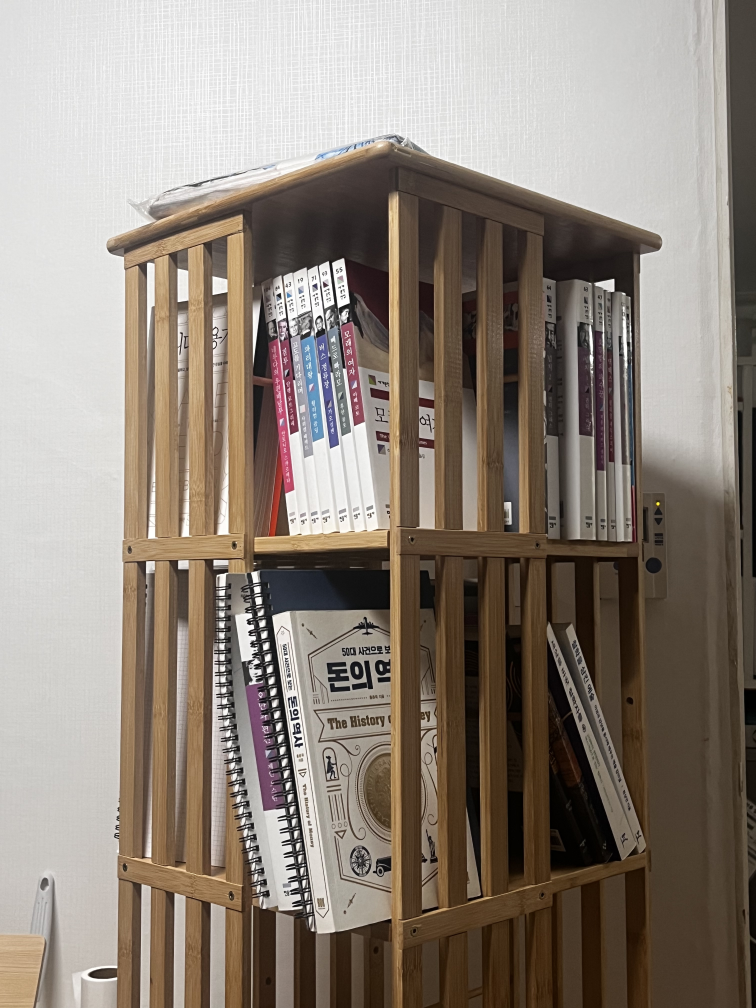
#> input picture images/demo.jpg, 3024 x 4032 px (shown at 1/4 size)
$ python main.py
#> lines starting #> are read from the running program, lines starting #| are printed output that depends on the picture; after the words box and inside, x2 and y2 are one past the last pixel; in counts of white or black regions, pixels touching at a corner belong together
import cv2
import numpy as np

# 이미지 경로 설정
IMAGE_PATH = "images/demo.jpg"   # <-- 이미지 파일 이름 바꾸면 여기만 수정하면 됨

# 이미지 불러오기
image = cv2.imread(IMAGE_PATH)
#> image is the input picture: shape (4032, 3024, 3); mean B, G, R 122, 132.2, 142.8

if image is None:
    print("이미지를 찾을 수 없습니다. 경로를 확인하세요.")
    exit()

gray = cv2.cvtColor(image, cv2.COLOR_BGR2GRAY)
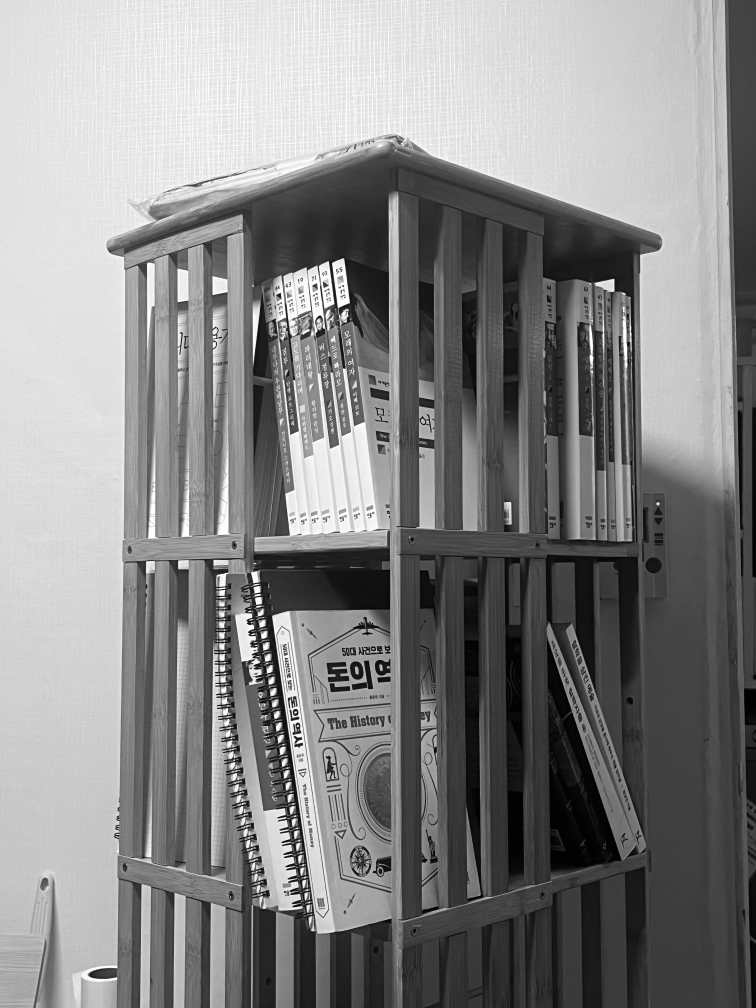
#> gray: shape (4032, 3024) (shown at 1/4 size); min 0, max 255, mean 134.2
blur = cv2.GaussianBlur(gray, (7, 7), 0)

# 윤곽선 검출
edged = cv2.Canny(blur, 50, 100)
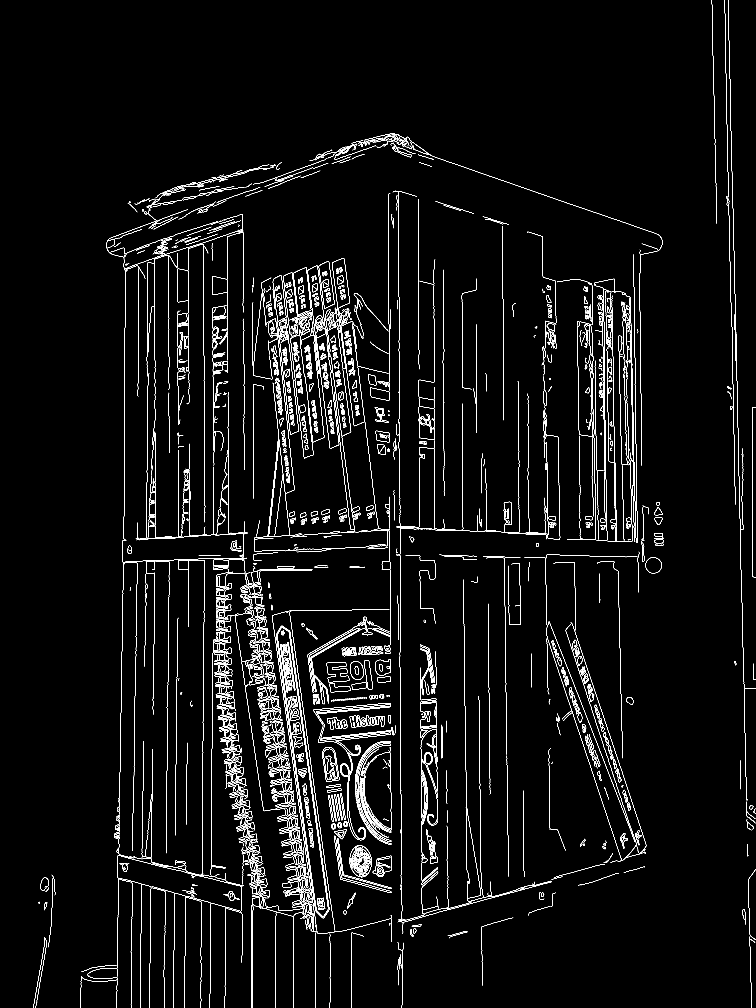
#> edged: shape (4032, 3024) (shown at 1/4 size); 2% white in thin lines or dots
edged = cv2.dilate(edged, None, iterations=1)
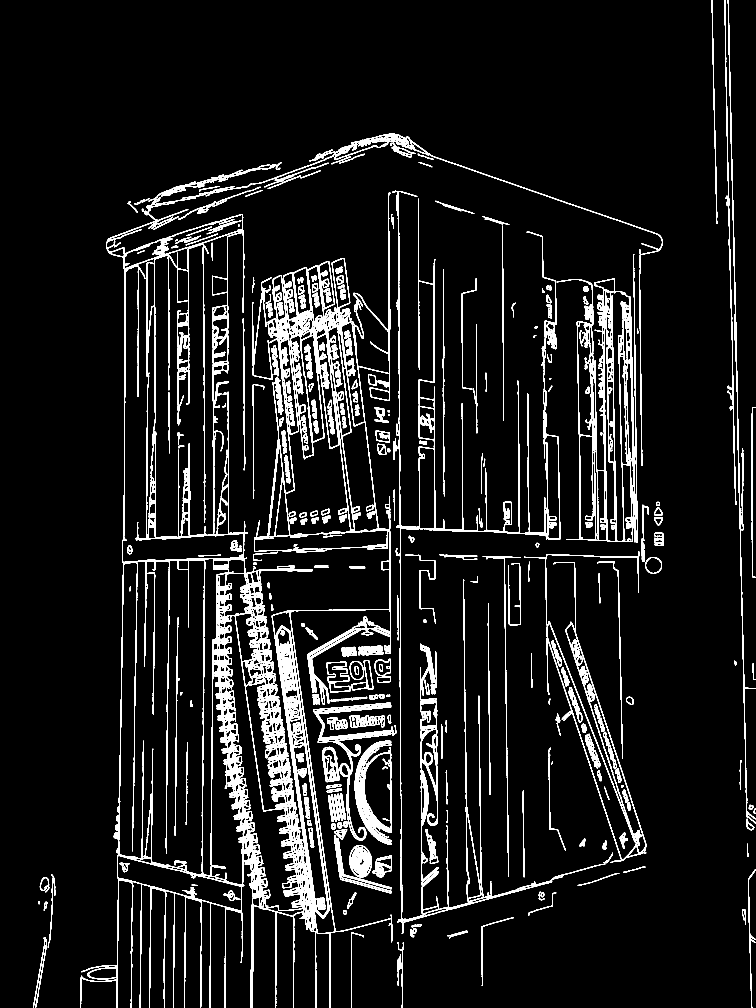
#> edged: shape (4032, 3024) (shown at 1/4 size); 6.5% white; 532 white regions (5 under 20 px), largest, box (x1, y1, x2, y2) and area: (321, 771, 1569, 4032) 313803, (1570, 761, 2242, 3736) 62480, (2227, 1016, 2552, 2172) 49986
edged = cv2.erode(edged, None, iterations=1)
#> edged: shape (4032, 3024); 2.4% white in thin lines or dots

contours, _ = cv2.findContours(edged.copy(), cv2.RETR_EXTERNAL, cv2.CHAIN_APPROX_SIMPLE)
#> contours = 636 contours, 283 with area under 20; largest, box (x1, y1, x2, y2) and area: (1017, 772, 1561, 2206) 109724, (2377, 1017, 2551, 2171) 89315, (2187, 2486, 2585, 3451) 85914, (1105, 2503, 1317, 3673) 64459, (322, 789, 1568, 4032) 45186

# 가장 큰 물체 하나만 사용
contours = sorted(contours, key=cv2.contourArea, reverse=True)

# 물체의 경계 박스 구하기
for c in contours:
    if cv2.contourArea(c) < 100:
        continue

    x, y, w, h = cv2.boundingRect(c)

    print(f"물체의 가로 너비: {w} px")
    print(f"물체의 세로 높이: {h} px")

    # 박스 그리기
    cv2.rectangle(image, (x, y), (x + w, y + h), (0, 255, 0), 2)

    break
#> this loop made 1 pass
#> (x, y, w, h) on pass 1: (1017, 772, 544, 1434)
#| 물체의 가로 너비: 544 px
#| 물체의 세로 높이: 1434 px

# 결과 출력 (이미지가 너무 크면 화면에 맞게 자동 축소)
max_width = 800  # 원하는 가로 크기
scale = max_width / image.shape[1]
#> scale = 0.265
resized = cv2.resize(image, None, fx=scale, fy=scale)
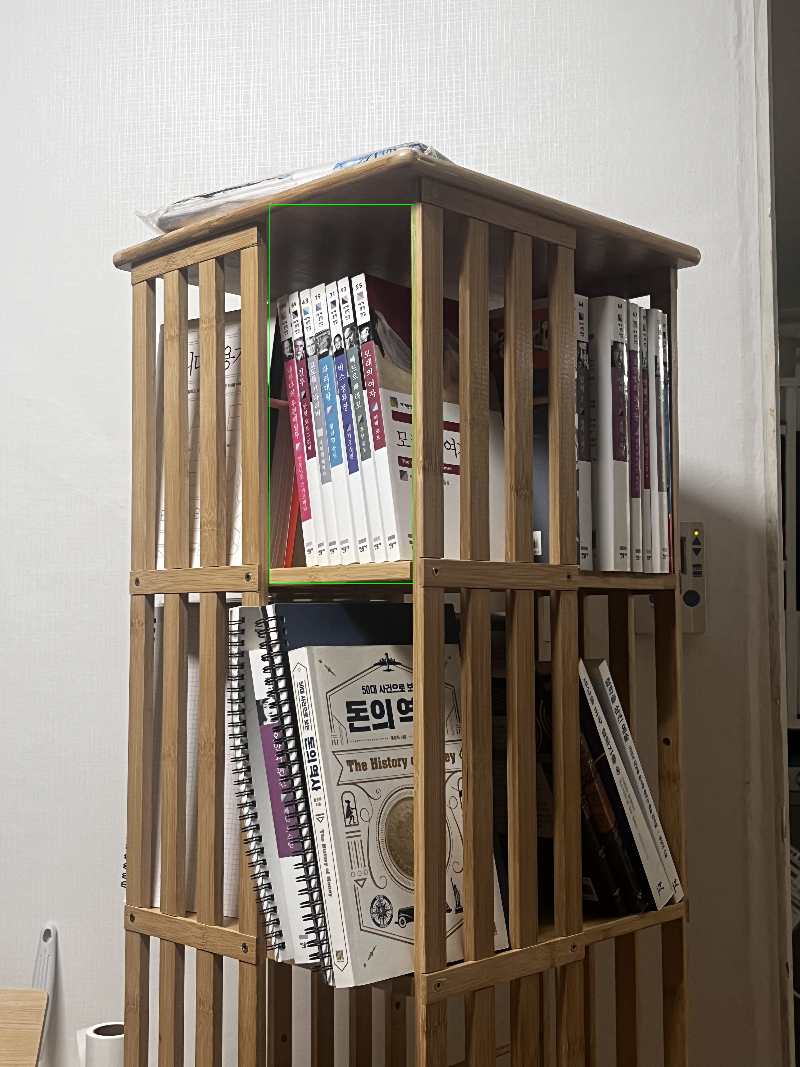
#> resized: shape (1067, 800, 3); mean B, G, R 121.8, 132.2, 142.6

cv2.imshow("Measured Image", resized)
cv2.waitKey(0)
cv2.destroyAllWindows()
